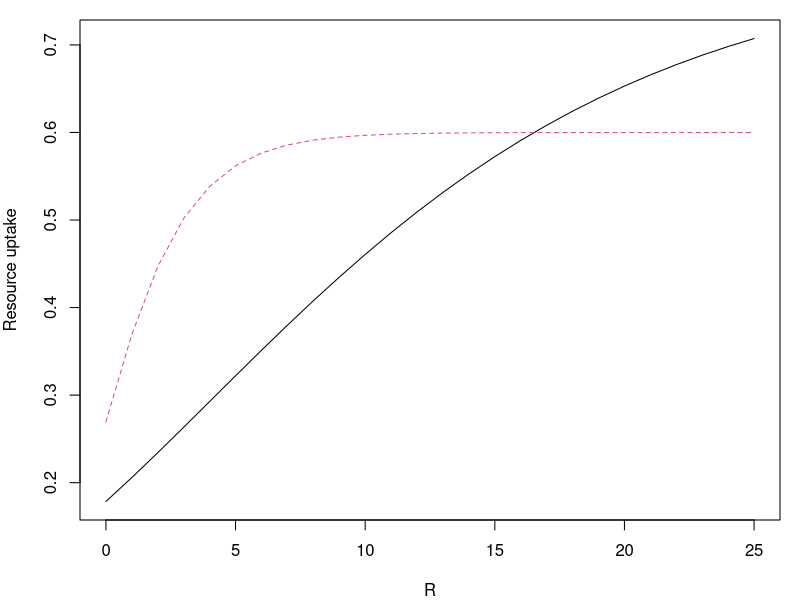
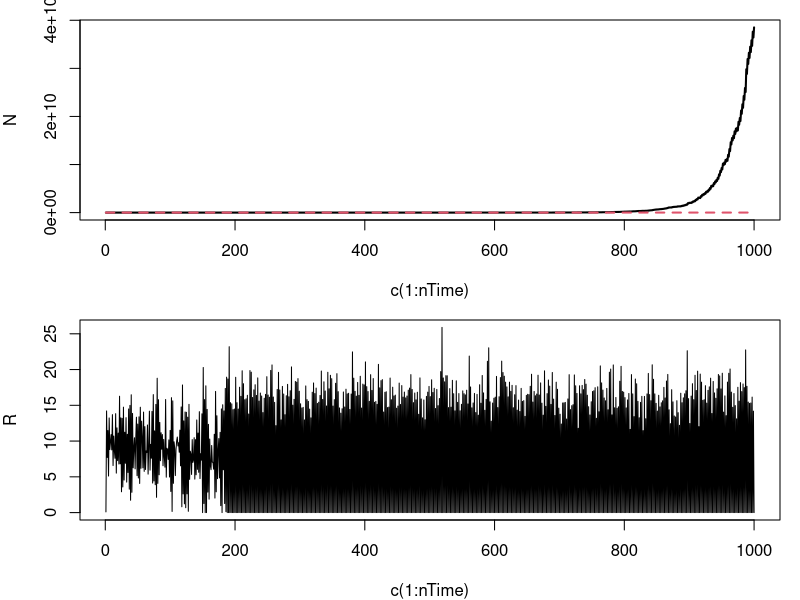

Write the R code that produced these figures, in order.
####
#### CONSUMER-RESOURCE STORAGE EFFECT MODEL (2 species)
####

#### A. Tredennick // 10-06-2014

library(mvtnorm)
library(truncnorm)

####
#### Stationary model parameters ------------------------------
####

sigE <- c(0,0.4,1,2.5,5,7.5,10)
rho <- c(0.5,0,-0.5)
# b <- c(0.5, 0.5)
c <- c(0.1, 0.1)
w <- c(0.2, 0.2)
m <- c(0.18, 0.18)
d <- 0.5
nTime <- 1000


####
#### New biomass assimilation function ------------------------
####

# getB <- function(sigE, rho, nTime){
#   varcov <- matrix(c(sigE, rho*sigE, rho*sigE, sigE), 2, 2)
#   e <- rmvnorm(n = nTime, mean = c(0,0), sigma = varcov)
#   b <- exp(e) / (1+exp(e))
#   return(b)
# }
getB <- function(parms, R){
#   attach(parms)
  spp1 <- parms$a[1]*exp(-parms$b1[1]*exp(-parms$b2[1]*R))
  spp2 <- parms$a[2]*exp(-parms$b1[2]*exp(-parms$b2[2]*R))   ## sp. 2 biomass assimilation
#   detach(parms)
  return(c(spp1, spp2))
}

parms <- list(
  a = c(0.8,0.6),  # max growth rate for spp 1 and 2
  b1 = c(1.5,0.8),  # right offset for growth rates 
  b2 = c(0.1,0.5)  # rates at which max is approached
)

gomp <- function(parms,R){
#   attach(parms)
  out1 <- parms$a[1]*exp(-parms$b1[1]*exp(-parms$b2[1]*R))
  out2 <- parms$a[2]*exp(-parms$b1[2]*exp(-parms$b2[2]*R))
#   detach(parms)
  return(cbind(out1,out2))
}
R <- 0:25
tmp<-gomp(parms=parms,R)
par(mfrow=c(1,1),mar=c(4,4,1,1))
matplot(R,tmp,type="l",ylab="Resource uptake")


####
#### Update population and resource function ------------------
####

updateN <- function(b, c, w, s, d, lastN, lastR){
  newN <- numeric(2)
  consumption <- numeric(2)
  for(i in 1:2){
    newN[i] <- lastN[i] + lastN[i]*b[i]*(c[i]*w[i]*lastR - m[i])
    consumption[i] <- c[i]*lastR*lastN[i]
  }
  newR <- max(0, s - d*lastR - sum(consumption))
  return(list(newN, newR))
}


####
#### Model simulation
####

# bSeries <- getB(sigE[4], rho[3], nTime)
N <- matrix(data = NA, nrow = nTime, ncol = 2)
N[1,] <- c(1,1)
R <- numeric(nTime)
R[1] <- 0.1

for(t in 2:nTime){
#   s <- rtruncnorm(n = 1, a = 0, b = 13*2, mean = 13, sd = 5)
  s <- rlnorm(n=1, mean=2.8, 0.13)
  bTmp <- getB(parms, R[t-1])
  thisStep <- updateN(b=bTmp, c, w, s, d, lastN=N[t-1,], lastR=R[t-1])
#   thisStep <- updateN(b=bSeries[t,], c, w, s, d, lastN=N[t-1,], lastR=R[t-1])
#   N[t,] <- rpois(2, thisStep[[1]])
  N[t,] <- thisStep[[1]]
  R[t] <- thisStep[[2]]
}

par(mfrow=c(2,1))
matplot(c(1:nTime), N, type="l", lwd=2)
plot(c(1:nTime), R, type="l", lwd=1)
# matplot(c(1:nTime), bSeries, type="l", lwd=2)
